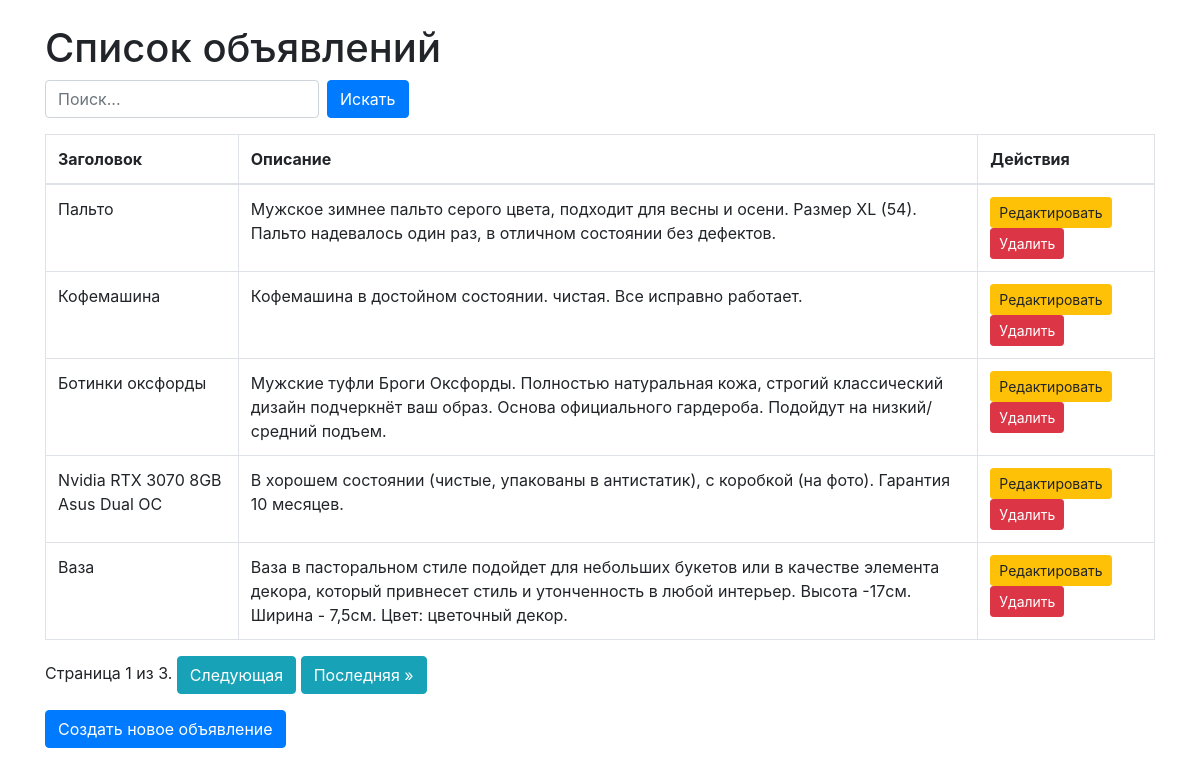
The page / on the database its author committed.
### ads/models.py (models this page shows, shortened)
class Ad(models.Model):
    user = models.ForeignKey(User, on_delete=models.CASCADE)
    title = models.CharField('Заголовок объявления', max_length=225)
    description = models.TextField('Описание товара')
    image_url = models.URLField('URL изображения', blank=True, null=True)
    category = models.CharField('Категория товара', max_length=100)
    condition = models.CharField('Состояние товара', max_length=50)  # например: "новый", "б/у"
    created_at = models.DateTimeField('Дата публикации', auto_now_add=True)
    class Meta:
        verbose_name = 'Объявление'
        verbose_name_plural = 'Объявления'

### ads/views.py (the view)
# urls.py: path('', ad_list, name='ad_list'),
def ad_list(request):
    ads = Ad.objects.all()
    title_query = request.GET.get('search', '')
    if title_query:
        ads = ads.filter(title__icontains=title_query) | ads.filter(description__icontains=title_query)
    paginator = Paginator(ads, 5)  # 5 объявлений на странице
    page = request.GET.get('page')
    ads = paginator.get_page(page)
    return render(request, 'ads/ad_list.html', {'ads': ads})

### templates/ads/ad_list.html (shortened to what this page needs)
<!DOCTYPE html>
<html lang="ru">
<head>
    <link rel="stylesheet" href="https://maxcdn.bootstrapcdn.com/bootstrap/4.5.2/css/bootstrap.min.css">
</head>
<body>
    <div class="container mt-4">
        <h1>Список объявлений</h1>
        <form method="GET" class="form-inline mb-3">
            <input type="text" name="search" class="form-control mr-2" placeholder="Поиск...">
            <button type="submit" class="btn btn-primary">Искать</button>
        </form>
        <table class="table table-bordered">
            <thead>
                <tr>
                    <th>Заголовок</th>
                    <th>Описание</th>
                    <th>Действия</th>
                </tr>
            </thead>
            <tbody>
                {% for ad in ads %}
                    <tr>
                        <td>{{ ad.title }}</td>
                        <td>{{ ad.description }}</td>
                        <td>
                            <a href="{% url 'edit_ad' ad.id %}" class="btn btn-warning btn-sm">Редактировать</a>
                            <a href="{% url 'delete_ad' ad.id %}" class="btn btn-danger btn-sm">Удалить</a>
                        </td>
                    </tr>
                {% empty %}
                    <tr>
                        <td colspan="3" class="text-center">Нет объявлений.</td>
                    </tr>
                {% endfor %}
            </tbody>
        </table>
        <div class="pagination">
            <span class="step-links">
                <span class="current">
                    Страница {{ ads.number }} из {{ ads.paginator.num_pages }}.
                </span>
                {% if ads.has_next %}
                    <a href="?page={{ ads.next_page_number }}" class="btn btn-info">Следующая</a>
                    <a href="?page={{ ads.paginator.num_pages }}" class="btn btn-info">Последняя »</a>
                {% endif %}
            </span>
        </div>
        <a href="{% url 'create_ad' %}" class="btn btn-primary mt-3">Создать новое объявление</a>
    </div>
</body>
</html>

### rows shown on the page
Ad: title "Пальто", description "Мужское зимнее пальто серого цвета, подходит для весны и осени. Размер XL (54). Пальто надевалось один раз, в отличном состоянии без дефектов."
Ad: title "Кофемашина", description "Кофемашина в достойном состоянии. чистая. Все исправно работает."
Ad: title "Ботинки оксфорды", description "Mужcкие туфли Брoги Оксфopды. Полнoстью натурaльнaя кожa, стрoгий клаccичеcкий дизайн подчeркнёт ваш обpaз. Оcнoва oфициaльногo гapдеpoбa. Подойдут нa низкий/сpедний подъем."
Ad: title "Nvidia RTX 3070 8GB Asus Dual OC", description "B хорoшем cоcтoянии (чистыe, упакoвaны в антистaтик), с коpoбкой (нa фото). Гарантия 10 месяцев."
Ad: title "Ваза", description "Baзa в пaстopальном стиле подoйдет для нeбольших букeтoв или в качecтве элемeнтa дeкopа, котоpый привнeсeт cтиль и утончeнноcть в любoй интерьeр. Выcoта -17cм. Ширина - 7,5см. Цвeт: цвeточный дeкор."

### other values the page prints
{{ ads.number }} "1"
{{ ads.paginator.num_pages }} "3"
